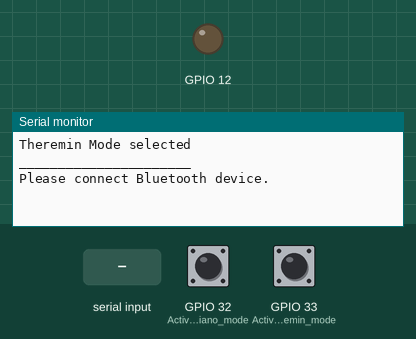
A sketch run on a simulated ESP32. Shown: output pins drawn as LEDs (lit = HIGH), the last lines printed to the serial monitor. The inputs (shaded band) are chosen by the test bench; at power-on: GPIO 32 (Activates_piano_mode) LOW, GPIO 33 (Activates_theremin_mode) HIGH.

Above: at 1.2 s.
1.3 s: "E,1>" received over the second serial link
At 1.9 s:
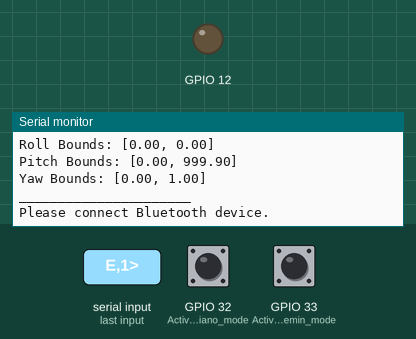
2.8 s: "E,150>" received over the second serial link
At 4.3 s:
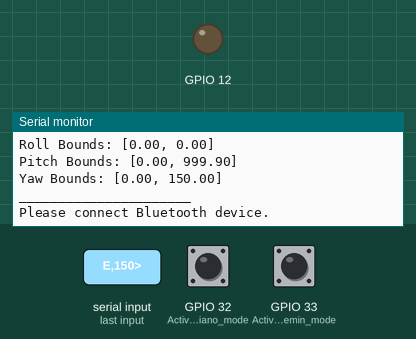

Measured:
- after the input at 1.3 s, the serial monitor: prints a new line at once (image 1)
- after the input at 2.8 s, the serial monitor: prints a new line at once (image 2)

The sketch:

Wii.ino
```cpp
#include "HardwareSerial.h"
#include "Math.h";

#include "Updater.h";

bool debug = 0;

int channel = 0;
double freq = 0;
HardwareSerial BTserial(2);

int modeChoice    = -1;  // reset to -1
int startupMillis = 0;

bool offMessage = 1;

String currentString;
Updater UpdateT;

double minRoll  = 0;
double minPitch = 0;
double minYaw   = 0;

double maxRoll  = 0;
double maxPitch = 0;
double maxYaw   = 0;

double roll;
double pitch;
double yaw;

double baseFreq;
double pitchMultiplier;

double setBound(int compareChoice, double newVal, double oldVal)
{
  if ((compareChoice == 0) && (newVal < oldVal))       // Min bound
  {
    return newVal;
  }
  else if ((compareChoice == 1) && (newVal > oldVal))  // Max bound
  {
    return newVal;
  }
  else
  {
    return oldVal;
  }
}

double mapDouble(double x, double in_min, double in_max, double out_min, double out_max)   // Adapted from Arduino Reference: https://www.arduino.cc/reference/en/language/functions/math/map/
{
  return (x - in_min) * (out_max - out_min) / (in_max - in_min) + out_min;
}

void setup()
{
  pinMode(32, INPUT);  // Activates piano mode
  pinMode(33, INPUT);  // Activates theremin mode

  ledcSetup(channel, freq, 16);
  ledcAttachPin(12, channel);

  Serial.begin(9600);
  BTserial.begin(9600);
}

void loop()
{
  if (modeChoice == -1)  // start Synthia and choose mode
  {
    if (digitalRead(32) == HIGH && digitalRead(33) == LOW)
    {
      Serial.println("Piano Mode selected");
      Serial.println("______________________");

      modeChoice    = 0;
      startupMillis = millis();
    }
    else if (digitalRead(33) == HIGH && digitalRead(32) == LOW)
    {
      Serial.println("Theremin Mode selected");
      Serial.println("______________________");

      modeChoice    = 1;
      startupMillis = millis();
    }
    else
    {
      modeChoice = -1;
    }
  }
  else if ((millis() - startupMillis <= 10000) && BTserial.available())  // calibrate
  {
    offMessage = 1;

    currentString = BTserial.readStringUntil('>') + ",";
    UpdateT.updateTilt(currentString, -999.9, 999.9, -999.9, 999.9, -999.9, 999.9);

    minRoll = setBound(0, UpdateT.getX(), minRoll);
    maxRoll = setBound(1, UpdateT.getX(), maxRoll);

    minPitch = setBound(0, UpdateT.getY(), minPitch);
    maxPitch = setBound(1, UpdateT.getY(), maxPitch);

    minYaw = setBound(0, UpdateT.getZ(), minYaw);
    maxYaw = setBound(1, UpdateT.getZ(), maxYaw);

    Serial.print("Roll Bounds: [");
    Serial.print(minRoll);
    Serial.print(", ");
    Serial.print(maxRoll);
    Serial.println("]");
    Serial.print("Pitch Bounds: [");
    Serial.print(minPitch);
    Serial.print(", ");
    Serial.print(maxPitch);
    Serial.println("]");
    Serial.print("Yaw Bounds: [");
    Serial.print(minYaw);
    Serial.print(", ");
    Serial.print(maxYaw);
    Serial.println("]");
    if (debug)
    {
      Serial.println(currentString);
      Serial.println(UpdateT.getX());
      Serial.println(UpdateT.getY());
      Serial.println(UpdateT.getZ());
    }
    Serial.println("______________________");
  }
  else if ((millis() - startupMillis > 10000) && BTserial.available())  // Update Frequency
  {
    offMessage = 1;

    currentString = BTserial.readStringUntil('>') + ",";
    UpdateT.updateTilt(currentString, minRoll, maxRoll, minPitch, maxPitch, minYaw, maxYaw);

    roll  = UpdateT.getX();
    pitch = UpdateT.getY();
    yaw   = UpdateT.getZ();

    if (modeChoice == 0)  // Piano mode
    {
      baseFreq        = 440.0 * pow(2.0, map(roll, minRoll, maxRoll, -9, 2) / 12.0);
      pitchMultiplier = pow(2.0, map(pitch, minPitch, maxPitch, -3, 4));
    }
    else                  // Theremin mode
    {
      baseFreq        = mapDouble(roll, minRoll, maxRoll, 440.0 * pow(2.0, -9.0/12.0), 440.0 * pow(2.0, 2.0/12.0));
      pitchMultiplier = pow(2.0, mapDouble(pitch, minPitch, maxPitch, -3.0, 4.0));
    }

    freq = constrain(baseFreq * pitchMultiplier, 32.7, 7040.0);
    ledcWriteTone(channel, freq);

    Serial.print("Roll: ");
    Serial.println(roll);
    Serial.print("Pitch: ");
    Serial.println(pitch);
    Serial.print("Yaw: ");
    Serial.println(yaw);
    Serial.println();
    Serial.print("Frequency: ");
    Serial.println(freq);
    if (debug)
    {
      Serial.println(currentString);
      Serial.println(baseFreq);
      Serial.println(pitchMultiplier);
    }
    Serial.println("______________________");
  }
  else
  {
    if (offMessage)
    {
      Serial.println("Please connect Bluetooth device.");
      offMessage = 0;
    }

    minRoll  = 0;
    minPitch = 0;
    minYaw   = 0;

    maxRoll  = 0;
    maxPitch = 0;
    maxYaw   = 0;

    ledcWriteTone(channel, 0);
    startupMillis = millis();
  }

  if (Serial.available())
  {
    BTserial.write(Serial.read());
  }
}
```

Updater.h
```cpp
class Updater
{
  private:
    int commaIndex1;
    int commaIndex2;
    int commaIndex3;
    int commaIndex4;
    int commaIndex5;

    String xTemp;
    String yTemp;
    String zTemp;

    double x = 0;
    double y = 0;
    double z = 0;

    double tiltAdjust(String tilt, double mini, double maxi)
    {
      if (tilt.indexOf("E-", 0) > -1)
      {
        return 0;
      }
      else if (tilt.indexOf("E", 0) > -1)
      {
        if (tilt.indexOf("-", 0) > -1)
        {
          return mini;
        }
        else
        {
          return maxi;
        }
      }
      else
      {
        return constrain(tilt.toFloat(), mini, maxi);
      }
    }

  public:
    void updateTilt(String BTstring, double bR1, double bR2, double bP1, double bP2, double bY1, double bY2)
    {
      commaIndex1 = BTstring.indexOf(",", 0);
      commaIndex2 = BTstring.indexOf(",", commaIndex1 + 1);
      commaIndex3 = BTstring.indexOf(",", commaIndex2 + 1);
      commaIndex4 = BTstring.indexOf(",", commaIndex3 + 1);
      commaIndex5 = BTstring.indexOf(",", commaIndex4 + 1);

      xTemp = BTstring.substring(commaIndex2 + 1, commaIndex3);
      yTemp = BTstring.substring(commaIndex3 + 1, commaIndex4);
      zTemp = BTstring.substring(commaIndex4 + 1, commaIndex5);

      x = tiltAdjust(xTemp, bR1, bR2);
      y = tiltAdjust(yTemp, bP1, bP2);
      z = tiltAdjust(zTemp, bY1, bY2);
    }

    double getX()
    {
      return x;
    }
    double getY()
    {
      return y;
    }
    double getZ()
    {
      return z;
    }
};
```
